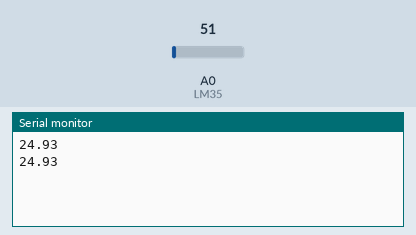
Simulated run of this sketch. Board: Arduino Uno, built with avr-gcc and run on an emulated ATmega328P. On the bench: the last lines printed to the serial monitor. The test bench sets the inputs (shaded band); at power-on: A0 (LM35) = 51.

Above: at 5.8 s.
5.9 s: A0 (LM35) set to 61
At 10.3 s:
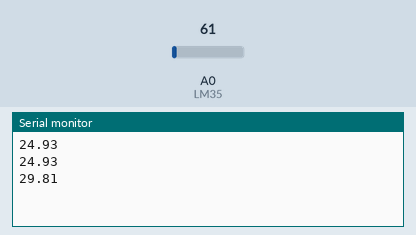
11.9 s: A0 (LM35) set to 71
At 15.4 s:
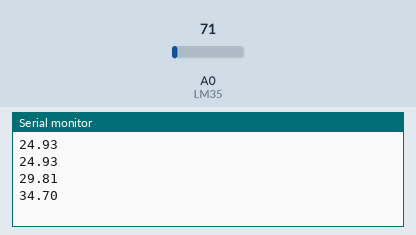
Timing chart, 0 to 16.9 s (numbered marks = the images above; inputs shaded):
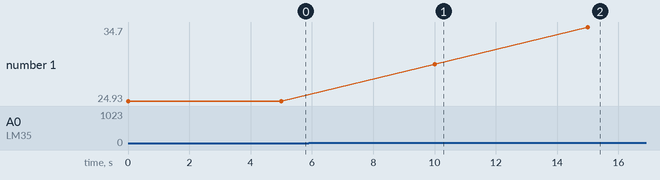

Measured:
- after the input at 5.9 s, the serial monitor: prints a new line after 4.1 s (image 1)
- after the input at 11.9 s, the serial monitor: prints a new line after 3.1 s (image 2)
- plotted number 1: 24.93 → 29.81 after the input at 5.9 s, 29.81 → 34.7 after the input at 11.9 s

The sketch:

LM35_simple.ino
```cpp
const int LM35 = A0; // Constante pour définir l'entrée analogique/numérique pour brancher le capteur LM35

#include <Wire.h>

// Fonction d’initialisation parcourue une seule fois
void setup()
{
  // Initialisation de la liaison serie
  Serial.begin(9600);

} // fin setup
//------------------------------------------------------------
// Fonction Principale parcourue en boucle
//------------------------------------------------------------

void loop()
{
  float TC; // Pour afficher la valeur de la température
  int N; // pour stocker la valeur numérisée
  N = analogRead(LM35); // lecture du capteur LM35
  TC = N*5.0/1023*100 ;  // calcul de TC en degres Celsius.
  //Envoie sur la liaison série:
  Serial.println(TC);
  delay(5000);

} //fin loop
```
